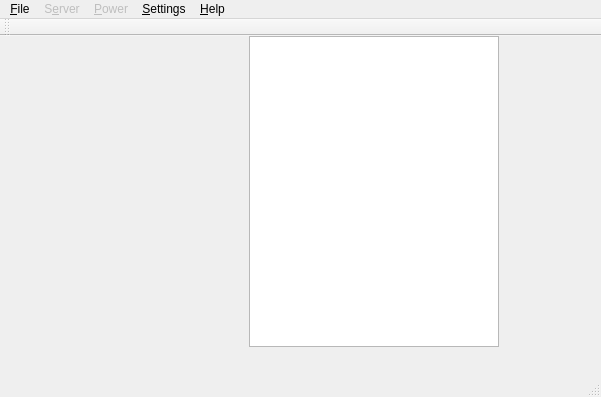
<?xml version="1.0" encoding="UTF-8"?>
<ui version="4.0">
 <class>MainWindow</class>
 <widget class="QMainWindow" name="MainWindow">
  <property name="geometry">
   <rect>
    <x>0</x>
    <y>0</y>
    <width>601</width>
    <height>397</height>
   </rect>
  </property>
  <property name="windowTitle">
   <string>DES Control</string>
  </property>
  <property name="locale">
   <locale language="English" country="UnitedStates"/>
  </property>
  <widget class="QWidget" name="centralWidget">
   <widget class="QGraphicsView" name="graphicsView">
    <property name="geometry">
     <rect>
      <x>249</x>
      <y>0</y>
      <width>250</width>
      <height>311</height>
     </rect>
    </property>
   </widget>
  </widget>
  <widget class="QMenuBar" name="menuBar">
   <property name="geometry">
    <rect>
     <x>0</x>
     <y>0</y>
     <width>601</width>
     <height>21</height>
    </rect>
   </property>
   <widget class="QMenu" name="menu_File">
    <property name="title">
     <string>&amp;File</string>
    </property>
    <addaction name="actionNew"/>
    <addaction name="actionSave"/>
    <addaction name="separator"/>
    <addaction name="actionExit"/>
   </widget>
   <widget class="QMenu" name="menu_Server">
    <property name="enabled">
     <bool>false</bool>
    </property>
    <property name="title">
     <string>S&amp;erver</string>
    </property>
    <addaction name="actionConnect_to_Server"/>
    <addaction name="actionDisconnect"/>
    <addaction name="separator"/>
    <addaction name="actionShow_debug_console"/>
    <addaction name="actionServer_information"/>
    <addaction name="separator"/>
    <addaction name="actionServer_Settings"/>
   </widget>
   <widget class="QMenu" name="menuSettings">
    <property name="tearOffEnabled">
     <bool>false</bool>
    </property>
    <property name="title">
     <string>&amp;Settings</string>
    </property>
    <addaction name="actionShow_Toolbar"/>
    <addaction name="actionShow_Taskbar"/>
    <addaction name="separator"/>
    <addaction name="actionSettings"/>
   </widget>
   <widget class="QMenu" name="menu_Power">
    <property name="enabled">
     <bool>false</bool>
    </property>
    <property name="title">
     <string>&amp;Power</string>
    </property>
    <addaction name="actionSystem_power_On"/>
    <addaction name="actionSystem_Power_off"/>
   </widget>
   <widget class="QMenu" name="menu_Help">
    <property name="title">
     <string>&amp;Help</string>
    </property>
    <addaction name="actionHandbook"/>
    <addaction name="separator"/>
    <addaction name="actionAbout_DES_COntrol"/>
    <addaction name="actionAbout_Qt"/>
   </widget>
   <addaction name="menu_File"/>
   <addaction name="menu_Server"/>
   <addaction name="menu_Power"/>
   <addaction name="menuSettings"/>
   <addaction name="menu_Help"/>
  </widget>
  <widget class="QToolBar" name="mainToolBar">
   <attribute name="toolBarArea">
    <enum>TopToolBarArea</enum>
   </attribute>
   <attribute name="toolBarBreak">
    <bool>false</bool>
   </attribute>
  </widget>
  <widget class="QStatusBar" name="statusBar"/>
  <action name="actionServer_Settings">
   <property name="text">
    <string>Server Settings</string>
   </property>
  </action>
  <action name="actionConnect_to_Server">
   <property name="text">
    <string>Connect</string>
   </property>
  </action>
  <action name="actionShow_debug_console">
   <property name="enabled">
    <bool>false</bool>
   </property>
   <property name="text">
    <string>Show debug console</string>
   </property>
  </action>
  <action name="actionDisconnect">
   <property name="text">
    <string>Disconnect</string>
   </property>
  </action>
  <action name="actionServer_information">
   <property name="enabled">
    <bool>false</bool>
   </property>
   <property name="text">
    <string>Server Information</string>
   </property>
  </action>
  <action name="actionSystem_power_On">
   <property name="checkable">
    <bool>true</bool>
   </property>
   <property name="text">
    <string>System power On</string>
   </property>
  </action>
  <action name="actionSystem_Power_off">
   <property name="checkable">
    <bool>true</bool>
   </property>
   <property name="enabled">
    <bool>false</bool>
   </property>
   <property name="text">
    <string>System Power Off</string>
   </property>
  </action>
  <action name="actionShow_Toolbar">
   <property name="text">
    <string>Show Toolbar</string>
   </property>
  </action>
  <action name="actionShow_Taskbar">
   <property name="text">
    <string>Show Taskbar</string>
   </property>
  </action>
  <action name="actionSettings">
   <property name="text">
    <string>Settings</string>
   </property>
  </action>
  <action name="actionAbout_DES_Control">
   <property name="text">
    <string>about DES-Control</string>
   </property>
  </action>
  <action name="actionConfig">
   <property name="text">
    <string>config</string>
   </property>
  </action>
  <action name="actionNew">
   <property name="text">
    <string>New</string>
   </property>
  </action>
  <action name="actionSave">
   <property name="enabled">
    <bool>false</bool>
   </property>
   <property name="text">
    <string>Save</string>
   </property>
  </action>
  <action name="actionExit">
   <property name="text">
    <string>Exit</string>
   </property>
  </action>
  <action name="actionAbout_DES_COntrol">
   <property name="text">
    <string>About DES-Control</string>
   </property>
  </action>
  <action name="actionAbout_Qt">
   <property name="text">
    <string>About Qt</string>
   </property>
  </action>
  <action name="actionHandbook">
   <property name="text">
    <string>Handbook</string>
   </property>
  </action>
 </widget>
 <layoutdefault spacing="6" margin="11"/>
 <resources/>
 <connections>
  <connection>
   <sender>actionSettings</sender>
   <signal>triggered()</signal>
   <receiver>MainWindow</receiver>
   <slot>showSettings()</slot>
   <hints>
    <hint type="sourcelabel">
     <x>-1</x>
     <y>-1</y>
    </hint>
    <hint type="destinationlabel">
     <x>300</x>
     <y>198</y>
    </hint>
   </hints>
  </connection>
  <connection>
   <sender>actionShow_debug_console</sender>
   <signal>triggered()</signal>
   <receiver>MainWindow</receiver>
   <slot>showDebugConsole()</slot>
   <hints>
    <hint type="sourcelabel">
     <x>-1</x>
     <y>-1</y>
    </hint>
    <hint type="destinationlabel">
     <x>300</x>
     <y>198</y>
    </hint>
   </hints>
  </connection>
  <connection>
   <sender>actionConnect_to_Server</sender>
   <signal>triggered()</signal>
   <receiver>MainWindow</receiver>
   <slot>connectServer()</slot>
   <hints>
    <hint type="sourcelabel">
     <x>-1</x>
     <y>-1</y>
    </hint>
    <hint type="destinationlabel">
     <x>300</x>
     <y>198</y>
    </hint>
   </hints>
  </connection>
  <connection>
   <sender>actionDisconnect</sender>
   <signal>triggered()</signal>
   <receiver>MainWindow</receiver>
   <slot>disconnectServer()</slot>
   <hints>
    <hint type="sourcelabel">
     <x>-1</x>
     <y>-1</y>
    </hint>
    <hint type="destinationlabel">
     <x>300</x>
     <y>198</y>
    </hint>
   </hints>
  </connection>
  <connection>
   <sender>actionNew</sender>
   <signal>triggered()</signal>
   <receiver>MainWindow</receiver>
   <slot>newProject()</slot>
   <hints>
    <hint type="sourcelabel">
     <x>-1</x>
     <y>-1</y>
    </hint>
    <hint type="destinationlabel">
     <x>300</x>
     <y>198</y>
    </hint>
   </hints>
  </connection>
  <connection>
   <sender>actionSave</sender>
   <signal>triggered()</signal>
   <receiver>MainWindow</receiver>
   <slot>saveProject()</slot>
   <hints>
    <hint type="sourcelabel">
     <x>-1</x>
     <y>-1</y>
    </hint>
    <hint type="destinationlabel">
     <x>300</x>
     <y>198</y>
    </hint>
   </hints>
  </connection>
 </connections>
 <slots>
  <slot>showSettings()</slot>
  <slot>showDebugConsole()</slot>
  <slot>showAbout()</slot>
  <slot>connectServer()</slot>
  <slot>newProject()</slot>
  <slot>saveProject()</slot>
  <slot>closeProject()</slot>
  <slot>disconnectServer()</slot>
 </slots>
</ui>
